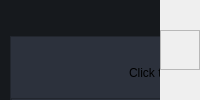
        <widget class="QWidget" name="FooterContainer" native="true">
         <layout class="QHBoxLayout" name="horizontalLayout_12">
          <property name="spacing">
           <number>0</number>
          </property>
          <property name="leftMargin">
           <number>0</number>
          </property>
          <property name="topMargin">
           <number>0</number>
          </property>
          <property name="rightMargin">
           <number>0</number>
          </property>
          <property name="bottomMargin">
           <number>0</number>
          </property>
          <item>
           <widget class="QFrame" name="frame_10">
            <property name="frameShape">
             <enum>QFrame::StyledPanel</enum>
            </property>
            <property name="frameShadow">
             <enum>QFrame::Raised</enum>
            </property>
            <widget class="QLabel" name="label_19">
             <property name="geometry">
              <rect>
               <x>180</x>
               <y>10</y>
               <width>431</width>
               <height>30</height>
              </rect>
             </property>
             <property name="maximumSize">
              <size>
               <width>16777215</width>
               <height>30</height>
              </size>
             </property>
             <property name="font">
              <font>
               <pointsize>10</pointsize>
               <weight>75</weight>
               <bold>true</bold>
              </font>
             </property>
             <property name="styleSheet">
              <string notr="true">border-bottom-color:white</string>
             </property>
             <property name="text">
              <string>Payment Confirmation</string>
             </property>
             <property name="alignment">
              <set>Qt::AlignCenter</set>
             </property>
            </widget>
            <widget class="QCustomSlideMenu" name="PaymentContainer" native="true">
             <property name="geometry">
              <rect>
               <x>0</x>
               <y>0</y>
               <width>450</width>
               <height>150</height>
              </rect>
             </property>
             <property name="sizePolicy">
              <sizepolicy hsizetype="Preferred" vsizetype="Minimum">
               <horstretch>0</horstretch>
               <verstretch>0</verstretch>
              </sizepolicy>
             </property>
             <property name="minimumSize">
              <size>
               <width>450</width>
               <height>82</height>
              </size>
             </property>
             <property name="maximumSize">
              <size>
               <width>545</width>
               <height>150</height>
              </size>
             </property>
             <property name="styleSheet">
              <string notr="true">background-color: #16191d;
</string>
             </property>
             <layout class="QVBoxLayout" name="verticalLayout_23">
              <property name="leftMargin">
               <number>10</number>
              </property>
              <item>
               <widget class="QLabel" name="label_20">
                <property name="maximumSize">
                 <size>
                  <width>16777215</width>
                  <height>30</height>
                 </size>
                </property>
                <property name="font">
                 <font>
                  <pointsize>10</pointsize>
                  <weight>75</weight>
                  <bold>true</bold>
                 </font>
                </property>
                <property name="styleSheet">
                 <string notr="true">border-bottom-color:white</string>
                </property>
                <property name="text">
                 <string>Payment Confirmation</string>
                </property>
                <property name="alignment">
                 <set>Qt::AlignCenter</set>
                </property>
               </widget>
              </item>
              <item>
               <widget class="QFrame" name="PaymentSubContainer_2">
                <property name="styleSheet">
                 <string notr="true">background-color: rgb(44, 49, 60);</string>
                </property>
                <property name="frameShape">
                 <enum>QFrame::StyledPanel</enum>
                </property>
                <property name="frameShadow">
                 <enum>QFrame::Raised</enum>
                </property>
                <layout class="QVBoxLayout" name="verticalLayout_12">
                 <property name="spacing">
                  <number>0</number>
                 </property>
                 <property name="leftMargin">
                  <number>0</number>
                 </property>
                 <property name="topMargin">
                  <number>10</number>
                 </property>
                 <property name="rightMargin">
                  <number>0</number>
                 </property>
                 <property name="bottomMargin">
                  <number>0</number>
                 </property>
                 <item alignment="Qt::AlignHCenter">
                  <widget class="QLabel" name="label_8">
                   <property name="text">
                    <string>Click to confirm payment for GHS 100</string>
                   </property>
                  </widget>
                 </item>
                 <item>
                  <widget class="QFrame" name="frame_12">
                   <property name="frameShape">
                    <enum>QFrame::StyledPanel</enum>
                   </property>
                   <property name="frameShadow">
                    <enum>QFrame::Raised</enum>
                   </property>
                   <layout class="QHBoxLayout" name="horizontalLayout_13">
                    <item>
                     <widget class="QPushButton" name="proceedBtn_2">
                      <property name="minimumSize">
                       <size>
                        <width>0</width>
                        <height>10</height>
                       </size>
                      </property>
                      <property name="maximumSize">
                       <size>
                        <width>16777215</width>
                        <height>25</height>
                       </size>
                      </property>
                      <property name="cursor">
                       <cursorShape>PointingHandCursor</cursorShape>
                      </property>
                      <property name="styleSheet">
                       <string notr="true">background-color: rgb(131, 142, 162);</string>
                      </property>
                      <property name="text">
                       <string>Proceed</string>
                      </property>
                      <property name="iconSize">
                       <size>
                        <width>16</width>
                        <height>30</height>
                       </size>
                      </property>
                      <property name="checkable">
                       <bool>false</bool>
                      </property>
                      <property name="autoDefault">
                       <bool>false</bool>
                      </property>
                      <property name="default">
                       <bool>false</bool>
                      </property>
                      <property name="flat">
                       <bool>false</bool>
                      </property>
                     </widget>
                    </item>
                    <item>
                     <widget class="QPushButton" name="cancelBtn_2">
                      <property name="minimumSize">
                       <size>
                        <width>0</width>
                        <height>10</height>
                       </size>
                      </property>
                      <property name="maximumSize">
                       <size>
                        <width>16777215</width>
                        <height>25</height>
                       </size>
                      </property>
                      <property name="cursor">
                       <cursorShape>PointingHandCursor</cursorShape>
                      </property>
                      <property name="styleSheet">
                       <string notr="true">background-color: rgb(131, 142, 162);</string>
                      </property>
                      <property name="text">
                       <string>Cancel</string>
                      </property>
                      <property name="iconSize">
                       <size>
                        <width>16</width>
                        <height>30</height>
                       </size>
                      </property>
                      <property name="checkable">
                       <bool>false</bool>
                      </property>
                      <property name="autoDefault">
                       <bool>false</bool>
                      </property>
                      <property name="default">
                       <bool>false</bool>
                      </property>
                      <property name="flat">
                       <bool>false</bool>
                      </property>
                     </widget>
                    </item>
                   </layout>
                  </widget>
                 </item>
                </layout>
               </widget>
              </item>
             </layout>
            </widget>
           </widget>
          </item>
          <item>
           <widget class="QFrame" name="SizeGrip">
            <property name="maximumSize">
             <size>
              <width>40</width>
              <height>40</height>
             </size>
            </property>
            <property name="frameShape">
             <enum>QFrame::StyledPanel</enum>
            </property>
            <property name="frameShadow">
             <enum>QFrame::Raised</enum>
            </property>
           </widget>
          </item>
         </layout>
        </widget>
